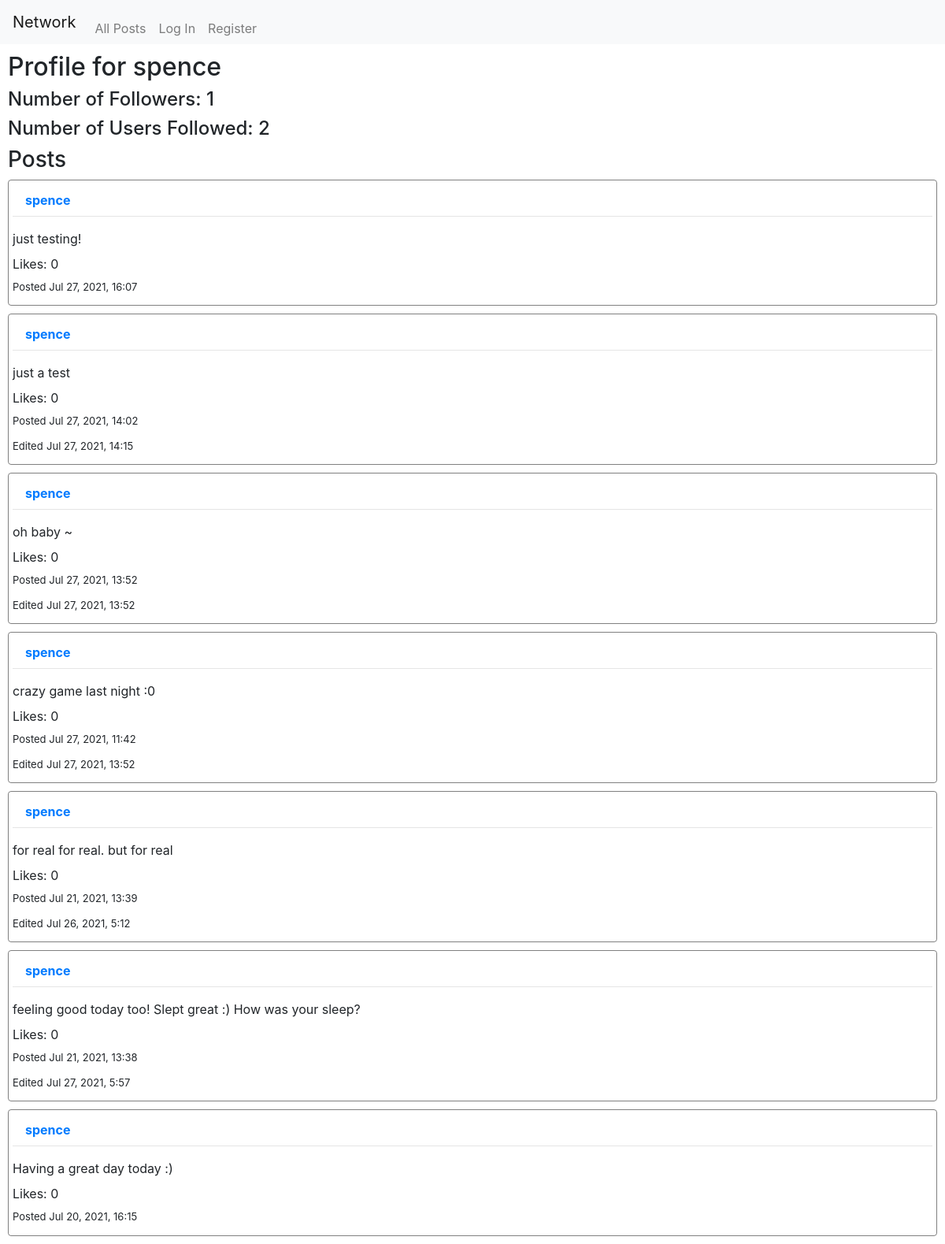
/profile/4, run on an earlier commit of the app's database.
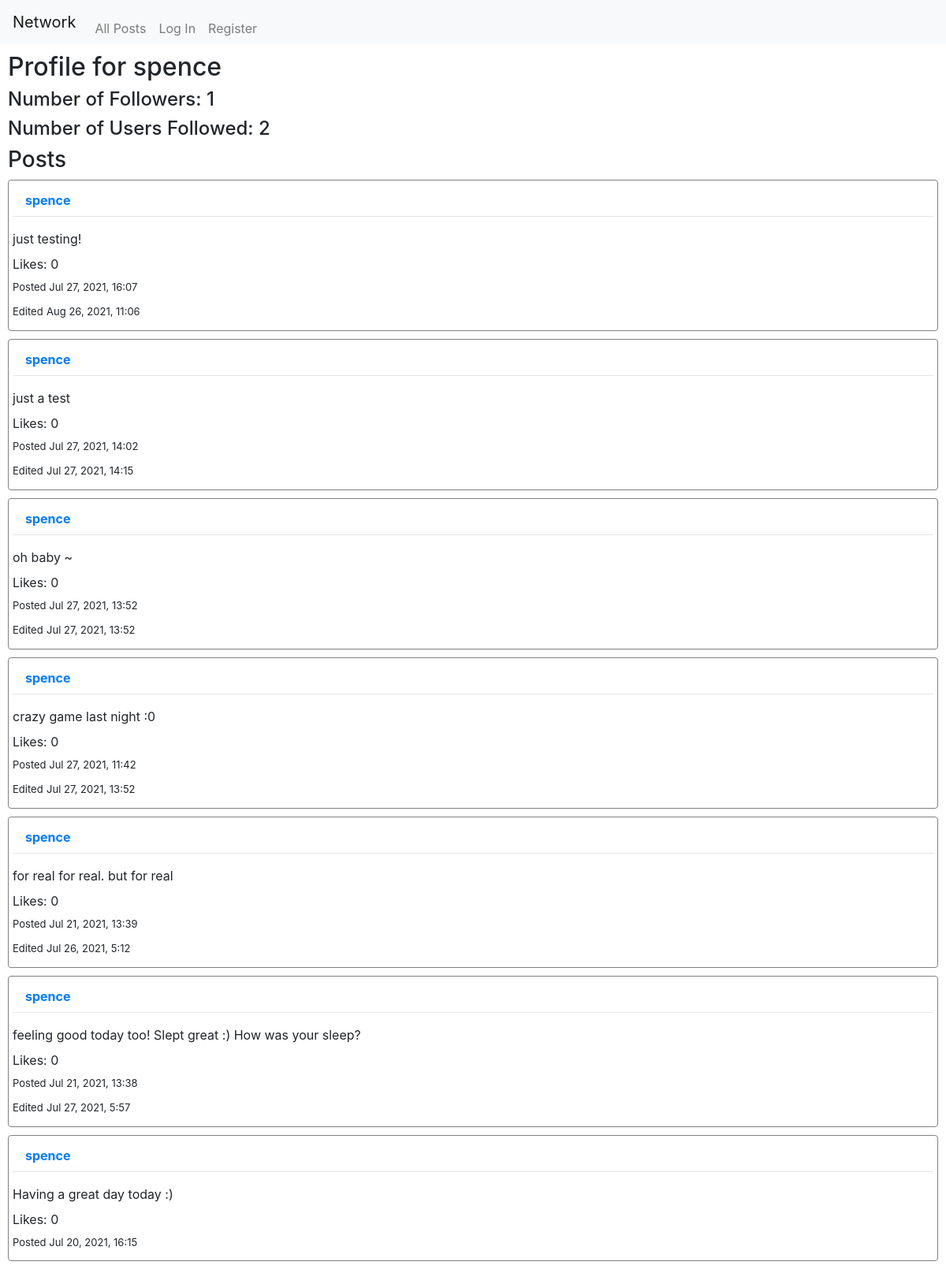
And on a later commit of the database.
### network/models.py (models this page shows)
class User(AbstractUser):
    pass

class Post(models.Model):
    user = models.ForeignKey(
        "User", on_delete=models.CASCADE, related_name="posts_made")
    content = models.TextField(blank=True, null=True)
    post_timestamp = models.DateTimeField(auto_now_add=True)
    edit_timestamp = models.DateTimeField(blank=True, null=True)
    likes = models.IntegerField(default=0, null=True, blank=True)

### network/views.py (the view)
# urls.py: path("profile/<int:id>", views.profile_view, name="profile"),
def profile_view(request, id):
    total_posts = Post.objects.filter(user=id)
    pagenum = 1
    num_of_followers = len(Follow.objects.filter(followed=id))  # get users who have me listed as someone they follow
    ppl_followed = len(Follow.objects.filter(follower=id))  # get users for whom I am listed as a follower
    viewed_user = User.objects.get(pk=id)
    try_follow = Follow.objects.filter(followed=viewed_user.id, follower=request.user.id)
    if try_follow.exists():
        following = True
    else:
        following = False
    if request.user.is_authenticated:
        likes = Like.objects.filter(user=request.user)
        likes = [like.post.id for like in likes]
    else:
        likes = ""
    if request.method == "POST":
        pagenum = int(request.POST["pagenum"])
        num = (pagenum - 1) * 10
        posts = Post.objects.filter(user=id).order_by("-post_timestamp")[num:pagenum*10]
    else:
        posts = Post.objects.filter(user=id).order_by("-post_timestamp")[:10]
    context = {
        "posts": posts,
        "followers": num_of_followers,
        "followed": ppl_followed,
        "viewed_user": viewed_user,
        "total_posts": len(total_posts),
        "pagenum": pagenum,
        "page_posts": len(posts),
        "likes": likes,
        "following": following
    }
    return render(request, "network/profile.html", context)

### network/templates/network/profile.html (shortened to what this page needs)
{% extends "network/layout.html" %}
{% block body %}
<h2>Profile for {{ viewed_user }}</h2>
<h4>Number of Followers: {{ followers }}</h4>
<h4>Number of Users Followed: {{ followed }}</h4>
{% endblock %}
{% block posts %}
<h3>Posts</h3>
{% include "network/display_posts.html" %}
{% endblock %}

### network/templates/network/layout.html (shortened to what this page needs)
{% load static %}
<!DOCTYPE html>
<html lang="en">
<head>
    <link rel="stylesheet" href="https://stackpath.bootstrapcdn.com/bootstrap/4.4.1/css/bootstrap.min.css"
>
    <link href="{% static 'network/styles.css' %}" rel="stylesheet">
</head>
<body>
    <nav class="navbar navbar-expand-lg navbar-light bg-light">
        <a class="navbar-brand" href="">Network</a>
        <div>
            <ul class="navbar-nav mr-auto">
                <li class="nav-item">
                    <a class="nav-link" href="{% url 'index' %}">All Posts</a>
                </li>
                {% if user.is_authenticated %}
                <li class="nav-item">
                    <a class="nav-link" href="{% url 'new' %}">Create Post</a>
                </li>
                <li class="nav-item">
                    <a class="nav-link" href="{% url 'following' %}">Following</a>
                </li>
                <li class="nav-item">
                    <a class="nav-link" href="{% url 'logout' %}">Log Out</a>
                </li>
                {% else %}
                <li class="nav-item">
                    <a class="nav-link" href="{% url 'login' %}">Log In</a>
                </li>
                <li class="nav-item">
                    <a class="nav-link" href="{% url 'register' %}">Register</a>
                </li>
                {% endif %}
            </ul>
        </div>
    </nav>
    <div class="body">
        {% block body %}
        {% endblock %}
    </div>
    <div class="page-posts">
        {% block posts %}
        {% endblock %}
    </div>
</body>
</html>

### network/templates/network/display_posts.html (shortened to what this page needs)
{% for post in posts %}
    <div class="post" id="{{ post.id }}">
        <a class="nav-link" href="{% url 'profile' post.user.id %}"><p><strong>{{ post.user }}</strong></p></a>
        <hr>
        <p class="content" id="post-edit-{{ post.id }}">{{ post.content }}</p>
        <div class="likes-div">
            <label for="likes-like-{{ post.id }}" class="likes">Likes: </label>
            <p id="likes-like-{{ post.id }}" class="likes">{{ post.likes }}</p>
        </div>
        <div class="timestamp-div" id="timestamp-div-{{ post.id }}">
            <p class="datetime">Posted {{ post.post_timestamp|date:"M d, Y, G:i" }}</p>
            {% if post.edit_timestamp %}
                <div class="edit-timestamp-div">
                    <label class="edit-timestamp datetime">Edited </label>
                    <p class="edit-timestamp datetime" id="edited-timestamp-{{ post.id }}">{{ post.edit_timestamp|date:"M d, Y, G:i" }}</p>
                </div>
            {% endif %}
        </div>
    </div>
{% endfor %}

### network/static/network/styles.css (style rules this page uses)
.body, .page-posts, .next-pages { margin-right: 10px; margin-left: 10px; }
h2 { margin-top: 10px; }
.post { border: solid 1px grey; border-radius: 4px; padding: 5px; margin-bottom: 10px; }
.nav-link { height: 1.5rem; }
.post p { margin-bottom: 0.5rem; }
.likes { display: inline-block; }
.datetime { font-size: small; }
.edit-timestamp { display: inline-block; }

What changed in the data, as far as the page shows it:
changed Post "just testing!": edit_timestamp (not shown) → "Aug 26, 2021, 11:06"
